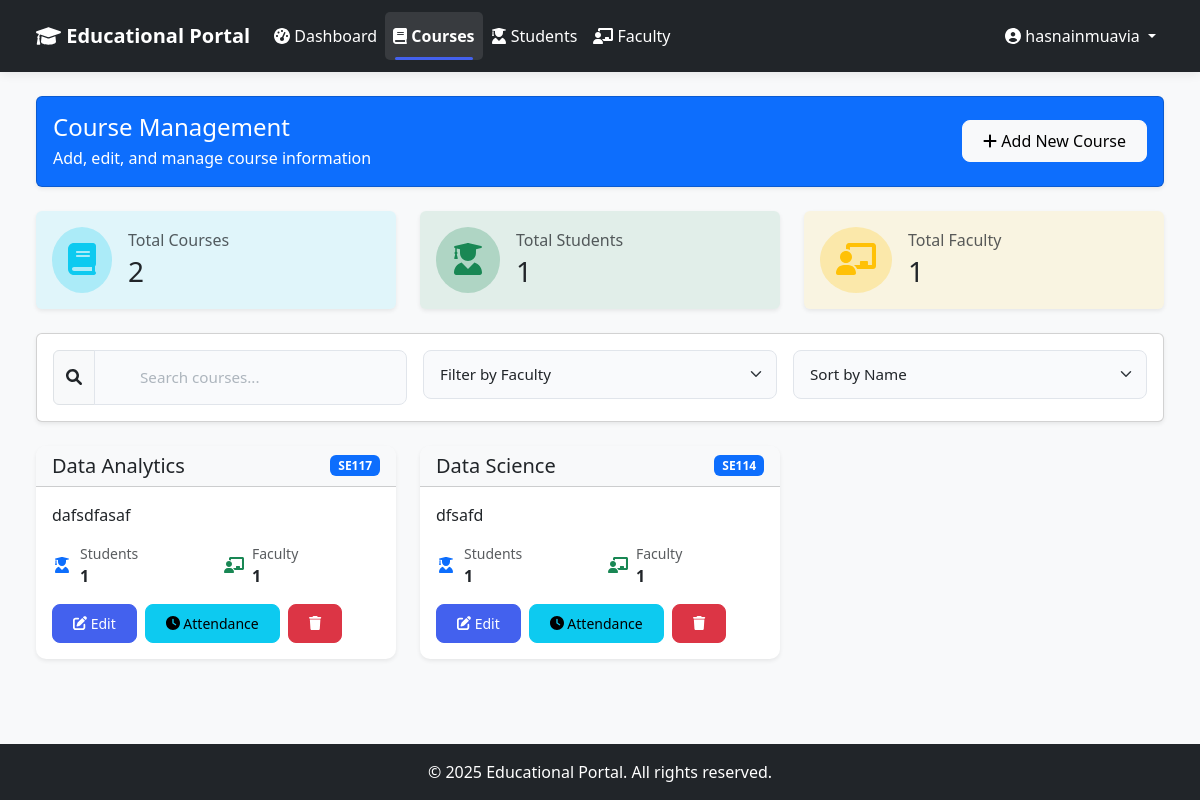
Before: /admin-dashboard/courses/ (signed in) with the older database file.
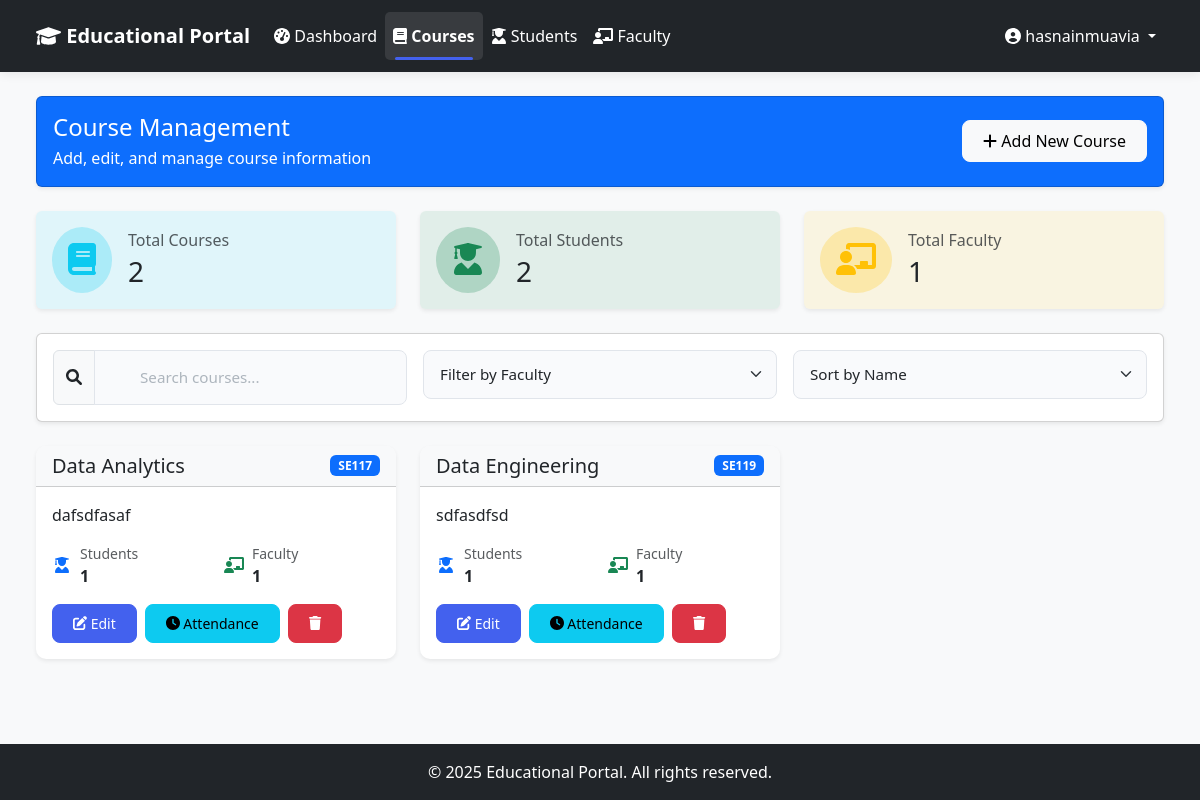
After: the same page with the newer database file.
### core/models.py (models this page shows, shortened)
class Course(models.Model):
    name = models.CharField(max_length=100)
    code = models.CharField(max_length=20, unique=True)
    description = models.TextField(blank=True, null=True)

### admin_dashboard/views.py (the view)
# urls.py: path('courses/', views.manage_courses, name='manage_courses'),
@login_required
@user_passes_test(is_admin)
def manage_courses(request):
    courses = Course.objects.annotate(
        student_count=Count('students'),
        faculty_count=Count('faculty_assignments')
    ).order_by('name')
    total_students = Student.objects.count()
    total_faculty = Faculty.objects.count()
    faculties = Faculty.objects.select_related('user').all()
    context = {
        'courses': courses,
        'total_students': total_students,
        'total_faculty': total_faculty,
        'faculties': faculties,
    }
    return render(request, 'admin_dashboard/courses.html', context)

### admin_dashboard/views.py (called while the page is built)
def is_admin(user):
    return user.is_authenticated and user.is_superuser

### templates/admin_dashboard/courses.html (shortened to what the changed rows need)
{% extends 'base.html' %}
{% block content %}
<div class="container-fluid">
    <div class="row mb-4">
        <div class="col-md-4">
            <div class="card bg-success bg-opacity-10 border-0 shadow-sm h-100">
                <div class="card-body">
                    <div class="d-flex align-items-center">
                        <div>
                            <h6 class="text-muted mb-1">Total Students</h6>
                            <h3 class="mb-0">{{ total_students }}</h3>
                        </div>
                    </div>
                </div>
            </div>
        </div>
    </div>
    <div class="row g-4">
        {% for course in courses %}
        <div class="col-12 col-md-6 col-xl-4">
            <div class="card dashboard-card h-100 shadow-sm hover-shadow">
                <div class="card-header bg-light d-flex justify-content-between align-items-center">
                    <h5 class="card-title mb-0">{{ course.name }}</h5>
                    <span class="badge bg-primary">{{ course.code }}</span>
                </div>
                <div class="card-body">
                    <p class="card-text">{{ course.description|truncatechars:150 }}</p>
                    <div class="row g-3 mb-3">
                        <div class="col-6">
                            <div class="d-flex align-items-center">
                                <i class="fas fa-user-graduate fa-fw text-primary me-2"></i>
                                <div>
                                    <small class="text-muted d-block">Students</small>
                                    <strong>{{ course.student_count }}</strong>
                                </div>
                            </div>
                        </div>
                        <div class="col-6">
                            <div class="d-flex align-items-center">
                                <i class="fas fa-chalkboard-teacher fa-fw text-success me-2"></i>
                                <div>
                                    <small class="text-muted d-block">Faculty</small>
                                    <strong>{{ course.faculty_count }}</strong>
                                </div>
                            </div>
                        </div>
                    </div>
                    <div class="d-flex gap-2">
                        <button type="button" class="btn btn-primary btn-sm" data-bs-toggle="modal" data-bs-target="#editCourseModal{{ course.id }}">
                            <i class="fas fa-edit"></i> Edit
                        </button>
                        <a href="{% url 'admin_view_attendance' course.id %}" class="btn btn-info btn-sm">
                            <i class="fas fa-clock"></i> Attendance
                        </a>
                        <button type="button" class="btn btn-danger btn-sm" data-bs-toggle="modal" data-bs-target="#deleteCourseModal{{ course.id }}">
                            <i class="fas fa-trash"></i>
                        </button>
                    </div>
                </div>
            </div>
        </div>
        {% empty %}
        <div class="col-12">
            <div class="alert alert-info" role="alert">
                <i class="fas fa-info-circle"></i> No courses available. Click "Add New Course" to create one.
            </div>
        </div>
        {% endfor %}
    </div>
</div>
{% endblock %}

Changed rows visible on the page:
removed Course: name "Data Science", code "SE114", description "dfsafd", student_count "1", faculty_count "1"
added Course: name "Data Engineering", code "SE119", description "sdfasdfsd", student_count "1", faculty_count "1"
Other visible differences:
{{ total_students }}: "1" → "2"
